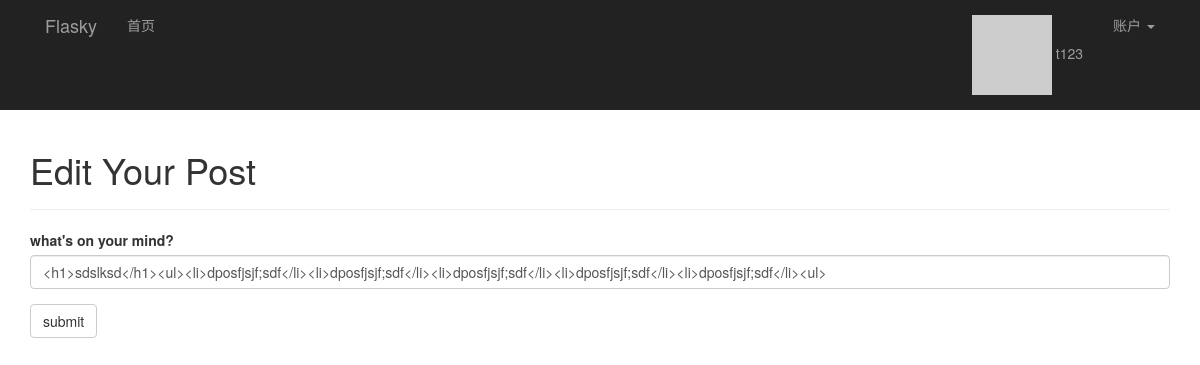
Page /edit/116 (signed in) on the earlier database version.
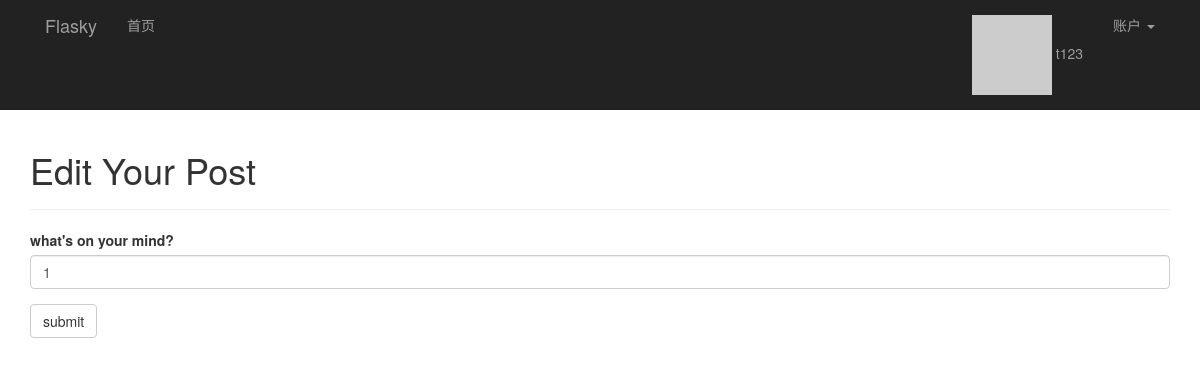
Same page on the later database version.
### app/models.py (models this page shows, shortened)
class Post(db.Model):
    __tablename__ = 'posts'
    id = db.Column(db.Integer, primary_key=True)
    body = db.Column(db.Text)
    body_html = db.Column(db.Text)
    timestamp = db.Column(db.DateTime, index=True, default=datetime.utcnow)
    author_id = db.Column(db.Integer, db.ForeignKey('users.id'))

### app/main/views.py (the view)
@main.route('/edit/<int:post_id>', methods=['GET', 'POST'])
@login_required
def edit(post_id):
    post = Post.query.get_or_404(post_id)
    if current_user != post.author and \
            not current_user.can(Permission.ADMINISTER):
        abort(403)
    form = PostForm()
    if form.validate_on_submit():
        post.body = form.body.data
        db.session.add(post)
        flash('The post has been updated.')
        return redirect(url_for('.post', post_id=post.id))
    form.body.data = post.body
    return render_template('edit_post.html', form=form)

### app/main/forms.py
class PostForm(Form):
    body = PageDownField("what's on your mind?", validators=[DataRequired()])
    submit = SubmitField('submit')

### app/auth/views.py (called while the page is built)
@auth.before_app_request
def before_request():
    if current_user.is_authenticated:
        current_user.ping()
        if not current_user.confirmed \
                and request.endpoint[:5] != 'auth.' \
                and request.endpoint != 'static':
            return redirect(url_for('auth.unconfirmed'))

### app/main/__init__.py (called while the page is built)
@main.app_context_processor
def inject_permissions():
    return dict(Permission=Permission)

### app/models.py (called while the page is built)
@login_manager.user_loader
def load_user(user_id):
    return User.query.get(int(user_id))

    def ping(self):
        self.last_seen = datetime.utcnow()
        db.session.add(self)

    def gravatar(self, size=100, default='identicon', rating='g'):
        if request.is_secure:
            url = 'https://secure.gravatar.com/avatar'
        else:
            url = 'http://s.gravatar.com/avatar'
        email_hash = self.avatar_hash or hashlib.md5(self.email.encode('utf-8')).hexdigest()
        return '{url}/{hash}?s={size}&d={default}&r={rating}'.format(
            url=url, hash=email_hash, size=size, default=default, rating=rating)

### app/templates/edit_post.html (shortened to what this page needs)
{% extends "base.html" %}
{% import "bootstrap/wtf.html" as wtf %}
{% block page_content %}
<div class="page-header">
    <h1>Edit Your Post</h1>
</div>
<div >
    {{ wtf.quick_form(form) }}
</div>
{% endblock %}

Differences in the rows shown:
no longer on this page (row edited): Post: body "<h1>sdslksd</h1><ul><li>dposfjsjf;sdf</li><li>dposfjsjf;sdf</li><li>dposfjsjf;sdf</li><li>dposfjsjf;sdf</li><li>dposfjsjf;sdf</li><ul>"
Other differences:
form field body: (not shown) → "1"
